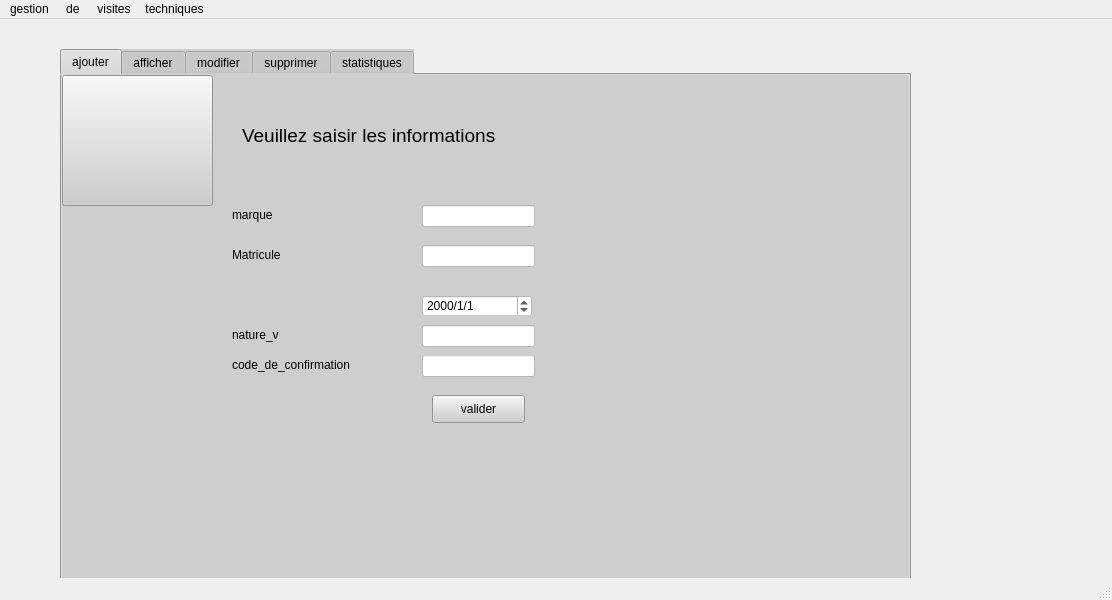
<?xml version="1.0" encoding="UTF-8"?>
<ui version="4.0">
 <class>MainWindow</class>
 <widget class="QMainWindow" name="MainWindow">
  <property name="geometry">
   <rect>
    <x>0</x>
    <y>0</y>
    <width>1112</width>
    <height>600</height>
   </rect>
  </property>
  <property name="windowTitle">
   <string>MainWindow</string>
  </property>
  <widget class="QWidget" name="centralwidget">
   <widget class="QTabWidget" name="tabWidget">
    <property name="geometry">
     <rect>
      <x>60</x>
      <y>30</y>
      <width>851</width>
      <height>541</height>
     </rect>
    </property>
    <property name="styleSheet">
     <string notr="true">background-color:rgb(206, 206, 206);
font: 8pt &quot;Rockwell&quot;;</string>
    </property>
    <property name="currentIndex">
     <number>0</number>
    </property>
    <widget class="QWidget" name="tab">
     <attribute name="title">
      <string>ajouter</string>
     </attribute>
     <widget class="QPushButton" name="pushButton">
      <property name="geometry">
       <rect>
        <x>0</x>
        <y>0</y>
        <width>151</width>
        <height>131</height>
       </rect>
      </property>
      <property name="text">
       <string/>
      </property>
      <property name="icon">
       <iconset>
        <normaloff>../../324960273_1334974727060837_3044087528217535768_n.jpg</normaloff>../../324960273_1334974727060837_3044087528217535768_n.jpg</iconset>
      </property>
      <property name="iconSize">
       <size>
        <width>128</width>
        <height>128</height>
       </size>
      </property>
     </widget>
     <widget class="QLabel" name="label">
      <property name="geometry">
       <rect>
        <x>180</x>
        <y>40</y>
        <width>311</width>
        <height>41</height>
       </rect>
      </property>
      <property name="styleSheet">
       <string notr="true">font: 8pt &quot;Rockwell&quot;;</string>
      </property>
      <property name="text">
       <string>&lt;html&gt;&lt;head/&gt;&lt;body&gt;&lt;p&gt;&lt;span style=&quot; font-size:14pt;&quot;&gt;Veuillez saisir les informations &lt;/span&gt;&lt;/p&gt;&lt;/body&gt;&lt;/html&gt;</string>
      </property>
     </widget>
     <widget class="QLabel" name="label_2">
      <property name="geometry">
       <rect>
        <x>170</x>
        <y>120</y>
        <width>311</width>
        <height>41</height>
       </rect>
      </property>
      <property name="minimumSize">
       <size>
        <width>311</width>
        <height>41</height>
       </size>
      </property>
      <property name="styleSheet">
       <string notr="true">font: 8pt &quot;Rockwell&quot;;</string>
      </property>
      <property name="text">
       <string>&lt;html&gt;&lt;head/&gt;&lt;body&gt;&lt;p&gt;marque&lt;/p&gt;&lt;/body&gt;&lt;/html&gt;</string>
      </property>
     </widget>
     <widget class="QLabel" name="label_3">
      <property name="geometry">
       <rect>
        <x>170</x>
        <y>160</y>
        <width>311</width>
        <height>41</height>
       </rect>
      </property>
      <property name="minimumSize">
       <size>
        <width>311</width>
        <height>41</height>
       </size>
      </property>
      <property name="styleSheet">
       <string notr="true">font: 8pt &quot;Rockwell&quot;;</string>
      </property>
      <property name="text">
       <string>&lt;html&gt;&lt;head/&gt;&lt;body&gt;&lt;p&gt;Matricule&lt;/p&gt;&lt;/body&gt;&lt;/html&gt;</string>
      </property>
     </widget>
     <widget class="QLabel" name="label_5">
      <property name="geometry">
       <rect>
        <x>170</x>
        <y>270</y>
        <width>311</width>
        <height>41</height>
       </rect>
      </property>
      <property name="minimumSize">
       <size>
        <width>311</width>
        <height>41</height>
       </size>
      </property>
      <property name="styleSheet">
       <string notr="true">font: 8pt &quot;Rockwell&quot;;</string>
      </property>
      <property name="text">
       <string>&lt;html&gt;&lt;head/&gt;&lt;body&gt;&lt;p&gt;code_de_confirmation&lt;/p&gt;&lt;/body&gt;&lt;/html&gt;</string>
      </property>
     </widget>
     <widget class="QLineEdit" name="le_matricule">
      <property name="geometry">
       <rect>
        <x>360</x>
        <y>170</y>
        <width>113</width>
        <height>22</height>
       </rect>
      </property>
      <property name="styleSheet">
       <string notr="true">background-color:rgb(255, 255, 255)</string>
      </property>
     </widget>
     <widget class="QLineEdit" name="le_marque">
      <property name="geometry">
       <rect>
        <x>360</x>
        <y>130</y>
        <width>113</width>
        <height>22</height>
       </rect>
      </property>
      <property name="styleSheet">
       <string notr="true">background-color:rgb(255, 255, 255)</string>
      </property>
     </widget>
     <widget class="QLineEdit" name="le_code">
      <property name="geometry">
       <rect>
        <x>360</x>
        <y>280</y>
        <width>113</width>
        <height>22</height>
       </rect>
      </property>
      <property name="styleSheet">
       <string notr="true">background-color:rgb(255, 255, 255)</string>
      </property>
      <property name="text">
       <string/>
      </property>
     </widget>
     <widget class="QDateEdit" name="le_date_v">
      <property name="geometry">
       <rect>
        <x>360</x>
        <y>220</y>
        <width>110</width>
        <height>22</height>
       </rect>
      </property>
      <property name="styleSheet">
       <string notr="true">background-color:rgb(255, 255, 255)</string>
      </property>
      <property name="displayFormat">
       <string>yyyy/d/M</string>
      </property>
     </widget>
     <widget class="QPushButton" name="valider">
      <property name="geometry">
       <rect>
        <x>370</x>
        <y>320</y>
        <width>93</width>
        <height>28</height>
       </rect>
      </property>
      <property name="text">
       <string>valider</string>
      </property>
     </widget>
     <widget class="QLabel" name="label_6">
      <property name="geometry">
       <rect>
        <x>170</x>
        <y>240</y>
        <width>311</width>
        <height>41</height>
       </rect>
      </property>
      <property name="minimumSize">
       <size>
        <width>311</width>
        <height>41</height>
       </size>
      </property>
      <property name="styleSheet">
       <string notr="true">font: 8pt &quot;Rockwell&quot;;</string>
      </property>
      <property name="text">
       <string>&lt;html&gt;&lt;head/&gt;&lt;body&gt;&lt;p&gt;nature_v&lt;/p&gt;&lt;/body&gt;&lt;/html&gt;</string>
      </property>
     </widget>
     <widget class="QLineEdit" name="le_nature_v">
      <property name="geometry">
       <rect>
        <x>360</x>
        <y>250</y>
        <width>113</width>
        <height>22</height>
       </rect>
      </property>
      <property name="styleSheet">
       <string notr="true">background-color:rgb(255, 255, 255)</string>
      </property>
      <property name="text">
       <string/>
      </property>
     </widget>
    </widget>
    <widget class="QWidget" name="tab_2">
     <attribute name="title">
      <string>afficher</string>
     </attribute>
     <widget class="QTableView" name="tab_visite">
      <property name="geometry">
       <rect>
        <x>20</x>
        <y>30</y>
        <width>531</width>
        <height>431</height>
       </rect>
      </property>
      <property name="styleSheet">
       <string notr="true">background-color:rgb(255, 255, 255)</string>
      </property>
     </widget>
     <widget class="QPushButton" name="pushButton_5">
      <property name="geometry">
       <rect>
        <x>560</x>
        <y>80</y>
        <width>93</width>
        <height>28</height>
       </rect>
      </property>
      <property name="text">
       <string>tri</string>
      </property>
     </widget>
     <widget class="QLabel" name="label_4">
      <property name="geometry">
       <rect>
        <x>560</x>
        <y>40</y>
        <width>56</width>
        <height>16</height>
       </rect>
      </property>
      <property name="text">
       <string>chercher</string>
      </property>
     </widget>
     <widget class="QLineEdit" name="rech">
      <property name="geometry">
       <rect>
        <x>630</x>
        <y>40</y>
        <width>113</width>
        <height>22</height>
       </rect>
      </property>
      <property name="styleSheet">
       <string notr="true">background-color: rgb(255, 255, 255);</string>
      </property>
     </widget>
     <widget class="QPushButton" name="pdf">
      <property name="geometry">
       <rect>
        <x>560</x>
        <y>120</y>
        <width>93</width>
        <height>28</height>
       </rect>
      </property>
      <property name="text">
       <string>pdf</string>
      </property>
     </widget>
     <widget class="QPushButton" name="exel">
      <property name="geometry">
       <rect>
        <x>560</x>
        <y>160</y>
        <width>93</width>
        <height>28</height>
       </rect>
      </property>
      <property name="text">
       <string>exel</string>
      </property>
     </widget>
     <widget class="QPushButton" name="calendar">
      <property name="geometry">
       <rect>
        <x>560</x>
        <y>200</y>
        <width>93</width>
        <height>28</height>
       </rect>
      </property>
      <property name="text">
       <string>calendrier</string>
      </property>
     </widget>
    </widget>
    <widget class="QWidget" name="tab_3">
     <attribute name="title">
      <string>modifier</string>
     </attribute>
     <widget class="QLabel" name="label_7">
      <property name="geometry">
       <rect>
        <x>170</x>
        <y>120</y>
        <width>311</width>
        <height>41</height>
       </rect>
      </property>
      <property name="minimumSize">
       <size>
        <width>311</width>
        <height>41</height>
       </size>
      </property>
      <property name="styleSheet">
       <string notr="true">font: 8pt &quot;Rockwell&quot;;</string>
      </property>
      <property name="text">
       <string>&lt;html&gt;&lt;head/&gt;&lt;body&gt;&lt;p&gt;marque&lt;/p&gt;&lt;/body&gt;&lt;/html&gt;</string>
      </property>
     </widget>
     <widget class="QLabel" name="label_8">
      <property name="geometry">
       <rect>
        <x>170</x>
        <y>210</y>
        <width>311</width>
        <height>41</height>
       </rect>
      </property>
      <property name="minimumSize">
       <size>
        <width>311</width>
        <height>41</height>
       </size>
      </property>
      <property name="styleSheet">
       <string notr="true">font: 8pt &quot;Rockwell&quot;;</string>
      </property>
      <property name="text">
       <string>&lt;html&gt;&lt;head/&gt;&lt;body&gt;&lt;p&gt;date_de_visite&lt;/p&gt;&lt;/body&gt;&lt;/html&gt;</string>
      </property>
     </widget>
     <widget class="QLineEdit" name="le_nature_v_2">
      <property name="geometry">
       <rect>
        <x>360</x>
        <y>250</y>
        <width>113</width>
        <height>22</height>
       </rect>
      </property>
      <property name="styleSheet">
       <string notr="true">background-color:rgb(255, 255, 255)</string>
      </property>
      <property name="text">
       <string/>
      </property>
     </widget>
     <widget class="QLabel" name="label_9">
      <property name="geometry">
       <rect>
        <x>180</x>
        <y>40</y>
        <width>311</width>
        <height>41</height>
       </rect>
      </property>
      <property name="styleSheet">
       <string notr="true">font: 8pt &quot;Rockwell&quot;;</string>
      </property>
      <property name="text">
       <string>&lt;html&gt;&lt;head/&gt;&lt;body&gt;&lt;p&gt;&lt;span style=&quot; font-size:14pt;&quot;&gt;Veuillez Modifier&lt;/span&gt;&lt;/p&gt;&lt;p&gt;&lt;br/&gt;&lt;/p&gt;&lt;/body&gt;&lt;/html&gt;</string>
      </property>
     </widget>
     <widget class="QLineEdit" name="le_matricule_2">
      <property name="geometry">
       <rect>
        <x>360</x>
        <y>180</y>
        <width>113</width>
        <height>22</height>
       </rect>
      </property>
      <property name="styleSheet">
       <string notr="true">background-color:rgb(255, 255, 255)</string>
      </property>
     </widget>
     <widget class="QPushButton" name="modifier">
      <property name="geometry">
       <rect>
        <x>370</x>
        <y>320</y>
        <width>93</width>
        <height>28</height>
       </rect>
      </property>
      <property name="text">
       <string>modifier</string>
      </property>
     </widget>
     <widget class="QLabel" name="label_10">
      <property name="geometry">
       <rect>
        <x>170</x>
        <y>170</y>
        <width>311</width>
        <height>41</height>
       </rect>
      </property>
      <property name="minimumSize">
       <size>
        <width>311</width>
        <height>41</height>
       </size>
      </property>
      <property name="styleSheet">
       <string notr="true">font: 8pt &quot;Rockwell&quot;;</string>
      </property>
      <property name="text">
       <string>&lt;html&gt;&lt;head/&gt;&lt;body&gt;&lt;p&gt;Matricule&lt;/p&gt;&lt;/body&gt;&lt;/html&gt;</string>
      </property>
     </widget>
     <widget class="QLabel" name="label_11">
      <property name="geometry">
       <rect>
        <x>170</x>
        <y>270</y>
        <width>311</width>
        <height>41</height>
       </rect>
      </property>
      <property name="minimumSize">
       <size>
        <width>311</width>
        <height>41</height>
       </size>
      </property>
      <property name="styleSheet">
       <string notr="true">font: 8pt &quot;Rockwell&quot;;</string>
      </property>
      <property name="text">
       <string>&lt;html&gt;&lt;head/&gt;&lt;body&gt;&lt;p&gt;code_de_confirmation&lt;/p&gt;&lt;/body&gt;&lt;/html&gt;</string>
      </property>
     </widget>
     <widget class="QDateEdit" name="le_date_v_2">
      <property name="geometry">
       <rect>
        <x>360</x>
        <y>220</y>
        <width>110</width>
        <height>22</height>
       </rect>
      </property>
      <property name="styleSheet">
       <string notr="true">background-color:rgb(255, 255, 255)</string>
      </property>
     </widget>
     <widget class="QLabel" name="label_12">
      <property name="geometry">
       <rect>
        <x>170</x>
        <y>240</y>
        <width>311</width>
        <height>41</height>
       </rect>
      </property>
      <property name="minimumSize">
       <size>
        <width>311</width>
        <height>41</height>
       </size>
      </property>
      <property name="styleSheet">
       <string notr="true">font: 8pt &quot;Rockwell&quot;;</string>
      </property>
      <property name="text">
       <string>&lt;html&gt;&lt;head/&gt;&lt;body&gt;&lt;p&gt;nature_v&lt;/p&gt;&lt;/body&gt;&lt;/html&gt;</string>
      </property>
     </widget>
     <widget class="QLineEdit" name="le_code_2">
      <property name="geometry">
       <rect>
        <x>360</x>
        <y>280</y>
        <width>113</width>
        <height>22</height>
       </rect>
      </property>
      <property name="styleSheet">
       <string notr="true">background-color:rgb(255, 255, 255)</string>
      </property>
      <property name="text">
       <string/>
      </property>
     </widget>
     <widget class="QPushButton" name="pushButton_2">
      <property name="geometry">
       <rect>
        <x>0</x>
        <y>0</y>
        <width>151</width>
        <height>131</height>
       </rect>
      </property>
      <property name="text">
       <string/>
      </property>
      <property name="icon">
       <iconset>
        <normaloff>../../324960273_1334974727060837_3044087528217535768_n.jpg</normaloff>../../324960273_1334974727060837_3044087528217535768_n.jpg</iconset>
      </property>
      <property name="iconSize">
       <size>
        <width>128</width>
        <height>128</height>
       </size>
      </property>
     </widget>
     <widget class="QLineEdit" name="le_marque_2">
      <property name="geometry">
       <rect>
        <x>360</x>
        <y>130</y>
        <width>113</width>
        <height>22</height>
       </rect>
      </property>
      <property name="styleSheet">
       <string notr="true">background-color:rgb(255, 255, 255)</string>
      </property>
     </widget>
     <zorder>label_7</zorder>
     <zorder>label_8</zorder>
     <zorder>label_9</zorder>
     <zorder>modifier</zorder>
     <zorder>label_11</zorder>
     <zorder>le_date_v_2</zorder>
     <zorder>le_code_2</zorder>
     <zorder>pushButton_2</zorder>
     <zorder>le_marque_2</zorder>
     <zorder>label_10</zorder>
     <zorder>le_matricule_2</zorder>
     <zorder>label_12</zorder>
     <zorder>le_nature_v_2</zorder>
    </widget>
    <widget class="QWidget" name="tab_4">
     <attribute name="title">
      <string>supprimer</string>
     </attribute>
     <widget class="QPushButton" name="supprimer">
      <property name="geometry">
       <rect>
        <x>380</x>
        <y>90</y>
        <width>93</width>
        <height>28</height>
       </rect>
      </property>
      <property name="text">
       <string>supprimer</string>
      </property>
     </widget>
     <widget class="QLabel" name="label_13">
      <property name="geometry">
       <rect>
        <x>210</x>
        <y>10</y>
        <width>311</width>
        <height>41</height>
       </rect>
      </property>
      <property name="styleSheet">
       <string notr="true">font: 8pt &quot;Rockwell&quot;;</string>
      </property>
      <property name="text">
       <string>&lt;html&gt;&lt;head/&gt;&lt;body&gt;&lt;p&gt;&lt;span style=&quot; font-size:18pt;&quot;&gt;Supprimer par Code&lt;/span&gt;&lt;/p&gt;&lt;/body&gt;&lt;/html&gt;</string>
      </property>
     </widget>
     <widget class="QPushButton" name="pushButton_3">
      <property name="geometry">
       <rect>
        <x>0</x>
        <y>0</y>
        <width>151</width>
        <height>131</height>
       </rect>
      </property>
      <property name="text">
       <string/>
      </property>
      <property name="icon">
       <iconset>
        <normaloff>../../324960273_1334974727060837_3044087528217535768_n.jpg</normaloff>../../324960273_1334974727060837_3044087528217535768_n.jpg</iconset>
      </property>
      <property name="iconSize">
       <size>
        <width>128</width>
        <height>128</height>
       </size>
      </property>
     </widget>
     <widget class="QLineEdit" name="le_code_sup">
      <property name="geometry">
       <rect>
        <x>220</x>
        <y>90</y>
        <width>113</width>
        <height>22</height>
       </rect>
      </property>
      <property name="styleSheet">
       <string notr="true">background-color:rgb(255, 255, 255)</string>
      </property>
      <property name="text">
       <string/>
      </property>
     </widget>
    </widget>
    <widget class="QWidget" name="tab_5">
     <attribute name="title">
      <string>statistiques</string>
     </attribute>
     <widget class="QPushButton" name="pushButton_4">
      <property name="geometry">
       <rect>
        <x>20</x>
        <y>190</y>
        <width>93</width>
        <height>28</height>
       </rect>
      </property>
      <property name="text">
       <string>afficher</string>
      </property>
     </widget>
    </widget>
   </widget>
  </widget>
  <widget class="QStatusBar" name="statusbar"/>
  <widget class="QMenuBar" name="menubar">
   <property name="geometry">
    <rect>
     <x>0</x>
     <y>0</y>
     <width>1112</width>
     <height>26</height>
    </rect>
   </property>
   <widget class="QMenu" name="menugestion">
    <property name="title">
     <string>gestion </string>
    </property>
   </widget>
   <widget class="QMenu" name="menude">
    <property name="title">
     <string>de </string>
    </property>
   </widget>
   <widget class="QMenu" name="menuvisites">
    <property name="title">
     <string>visites</string>
    </property>
   </widget>
   <widget class="QMenu" name="menutechniques">
    <property name="title">
     <string>techniques</string>
    </property>
   </widget>
   <addaction name="menugestion"/>
   <addaction name="menude"/>
   <addaction name="menuvisites"/>
   <addaction name="menutechniques"/>
  </widget>
 </widget>
 <resources/>
 <connections/>
</ui>
